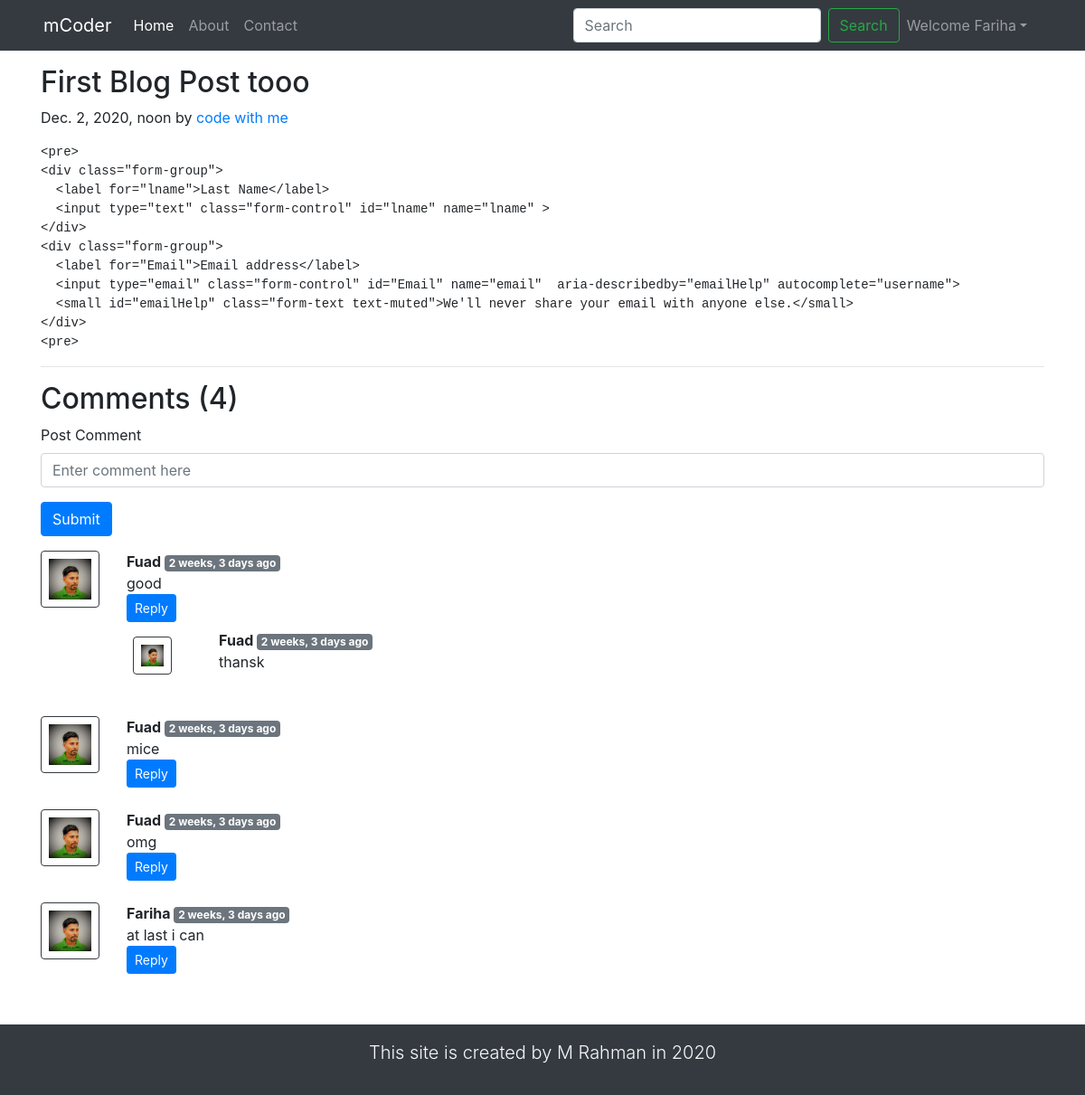
The page /blog/sluging post/ (signed in) on the database its author committed.
### blog/models.py (models this page shows, shortened)
class Post(models.Model):
    sno = models.AutoField(primary_key=True)
    title = models.CharField(max_length=255)
    author = models.CharField(max_length=14)
    slug = models.CharField(max_length=130)
    views = models.IntegerField(default=0)
    timeStamp = models.DateTimeField(blank=True)
    content = models.TextField()

class BlogComment(models.Model):
    sno = models.AutoField(primary_key=True)
    comment = models.TextField()
    user = models.ForeignKey(User, on_delete=models.CASCADE)
    post = models.ForeignKey(Post, on_delete=models.CASCADE)
    parent = models.ForeignKey('self', on_delete=models.CASCADE, null=True)
    timestamp = models.DateTimeField(default=now)

### blog/views.py (the view)
# urls.py: path('<str:slug>/', views.blogPost, name="blogPost"),
def blogPost(request, slug):
    post = Post.objects.filter(slug=slug).first()
    post.views = post.views + 1
    post.save()
    comments = BlogComment.objects.filter(post=post, parent=None)
    replies = BlogComment.objects.filter(post=post).exclude(parent=None)
    replyDict = {}
    for reply in replies:
        if reply.parent.sno not in replyDict.keys():
            replyDict[reply.parent.sno] = [reply]
        else:
            replyDict[reply.parent.sno].append(reply)
    context = {'post': post, 'comments': comments, 'user': request.user, 'replyDict': replyDict}
    return render(request, "blog/blogPost.html", context)

### blog/templatetags/extras.py (called while the page is built)
@register.filter(name='get_val')
def get_val(dict, key):
    return dict.get(key)

### blog/templates/blog/blogPost.html (shortened to what this page needs)
{% extends 'basic.html' %}
{% block body %}
{% load humanize %}
{% load extras %}
<div class="container my-3">
    <h2 class="blog-post-title">{{post.title}}</h2>
    <p class="blog-post-meta">{{post.timeStamp}} by <a href="/about">{{post.author}}</a></p>
    <p class="preview"> {{post.content| safe }}</p>
    <hr>
</div>
<div class="container">
    <h2> Comments ({{comments.count}}) </h2>
    <div class="my-2">
        {% if user.is_authenticated %}
        <form action="/blog/postComment/" method="post">
            <div class="form-group">
                <label for="pc">Post Comment </label>
                <input type="text" class="form-control" name="comment" placeholder="Enter comment here" id="pc">
            </div>
            <button type="submit" class="btn btn-primary">Submit</button>
        </form>
        {% else %}
        Please login to post a comment
        {% endif %}
    </div>
    {% for comment in comments %}
    <div class="row my-3">
        <div class="col-md-1  ">
            <img class="rounded mx-auto d-block w-100 border border-dark p-2" src="/static/img/mrahmandusp.jpg" alt="user">
        </div>
        <div class="col-md-11 ">
            <b> {{comment.user.username}} </b> <span class="badge badge-secondary ">{{comment.timestamp| naturaltime}}</span>
            <div>{{comment.comment}}</div>
            <div class="reply mx-0">
                {% if user.is_authenticated %}
                <button class="btn btn-sm btn-primary" type="button" data-toggle="collapse" data-target="#replyBox{{comment.sno}}" aria-expanded="false" aria-controls="replyBox{{comment.sno}}">
                    Reply
                </button>
                {% else %}
                <button class="btn btn-sm btn-primary" type="button" data-toggle="collapse" data-target="#replyBox{{comment.sno}}" aria-expanded="false" aria-controls="replyBox{{comment.sno}}">
                    Login to reply
                </button>
                {% endif %}
                <div class="replies my-2 ">
                    {% for reply in replyDict|get_val:comment.sno %}
                    <div class="row my-2">
                        <div class="col-md-1 ">
                            <img class="rounded mx-auto d-block w-75 my-2 border border-dark p-2" src="/static/img/mrahmandusp.jpg" alt="user">
                        </div>
                        <div class="col-md-11">
                            <div class="col-md-11 ">
                                <b> {{reply.user.username}} </b> <span class="badge badge-secondary ">{{reply.timestamp| naturaltime}}</span>
                                <div>{{reply.comment}}</div>
                            </div>
                            <br>
                        </div>
                    </div>
                    {% endfor %}
                </div>
            </div>
        </div>
    </div>
    {% endfor %}
</div>
{% endblock %}

### mCoder/templates/basic.html (shortened to what this page needs)
<!doctype html>
<html lang="en">
<head>
    <link rel="stylesheet" href=" /static/css/all.min.css">
  <link rel="stylesheet" href="https://stackpath.bootstrapcdn.com/bootstrap/4.2.1/css/bootstrap.min.css">
    <link rel="stylesheet" href="/static/css/prism.css">
    <link rel="stylesheet" href="/static/css/style.css">
</head>
<body>
	<nav class="navbar navbar-expand-lg navbar-dark bg-dark px-5">
    <a class="navbar-brand" href="/">mCoder</a>
    <div class="collapse navbar-collapse" id="navbarTogglerDemo03">
     <ul class="navbar-nav mr-auto mt-2 mt-lg-0">
      <li class="nav-item active">
       <a class="nav-link" href="/">Home <span class="sr-only">(current)</span></a>
     </li>
     <li class="nav-item">
       <a class="nav-link" href="/about/">About</a>
     </li>
     <li class="nav-item">
       <a class="nav-link" href="/contact/">Contact</a>
     </li>
   </ul>
   <form class="form-inline my-2 my-lg-0" method="get" action="/blog/search">
    <input class="form-control mr-sm-2" type="search" placeholder="Search" aria-label="Search" name="query">
    <button class="btn btn-outline-success my-2 my-sm-0" type="submit">Search</button>
  </form>
{% if user.is_authenticated %}
<ul class="navbar-nav mr-2">
<li class="nav-item dropdown">
<a class="nav-link dropdown-toggle" href='#' id="navbarDropdown" role="button" data-toggle="dropdown"> Welcome {{request.user}}</a>
</li>
</ul>
{% else %}
<button class="btn btn-outline-success mr-2 my-sm-0" data-toggle="modal" data-target="#loginModal">Login</button>
 <button class="btn btn-outline-success mr-2 my-sm-0" data-toggle="modal" data-target="#singUpModal" >Sing Up</button>
{% endif %}
</div>
</nav>
  {% block body %}  {% endblock %}
<section class="text-center mt-5 py-3 bg-dark text-light">
  <div class="container">
    <div class="row">
      <div class="col">
        <p class="lead">This site is created by M Rahman in 2020</p>
      </div>
    </div>
  </div>
</section>
</body>
</html>

### static/css/style.css (style rules this page uses)
li { list-style-type: none; }

### rows shown on the page
Post: title "First Blog Post tooo", timeStamp "Dec. 2, 2020, noon", author "code with me", content "<pre> <div class=\"form-group\"> <label for=\"lname\">Last Name</label> <input type=\"text\" class=\"form-control\" id=\"lname\" name=\"lname\" > </div> <div class=\"form-group\"> <label for=\"Email\">Email address</label> <input type=\"email\" class=\"form-control\" id=\"Email\" name=\"email\" aria-describedby=\"emailHelp\" autocomplete=\"username\"> <small id=\"emailHelp\" class=\"form-text text-muted\">We'll never share your email with anyone else.</small> </div> <pre>"
BlogComment: user.username "Fuad", timestamp "2 weeks, 3 days ago", comment "good"
BlogComment: user.username "Fuad", timestamp "2 weeks, 3 days ago", comment "thansk"
BlogComment: user.username "Fuad", timestamp "2 weeks, 3 days ago", comment "mice"
BlogComment: user.username "Fuad", timestamp "2 weeks, 3 days ago", comment "omg"
BlogComment: user.username "Fariha", timestamp "2 weeks, 3 days ago", comment "at last i can"

### other values the page prints
{{ request.user }} "Fariha"
{{ comments.count }} "4"
